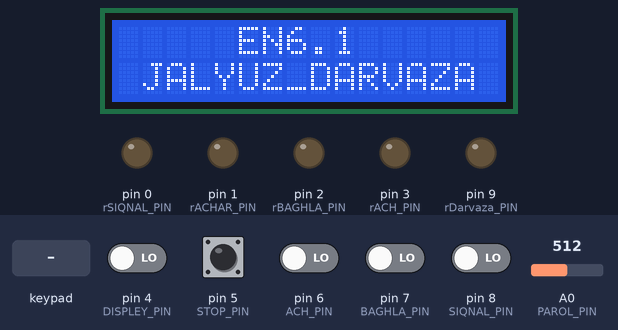
A sketch run on a simulated Arduino Uno, built with avr-gcc and run on an emulated ATmega328P. Shown: 16×2 character LCD, output pins drawn as LEDs (lit = HIGH). Inputs (shaded band) come from the test bench; at power-on: pin 4 (DISPLEY_PIN), pin 5 (STOP_PIN), pin 6 (ACH_PIN), pin 7 (BAGHLA_PIN), pin 8 (SIQNAL_PIN) LOW, A0 (PAROL_PIN) = 512.

Above: at 3.7 s.
3.8 s: keypad keys 1 0 1 1 1 2 1 3 pressed 0.4 s apart
At 8.6 s:
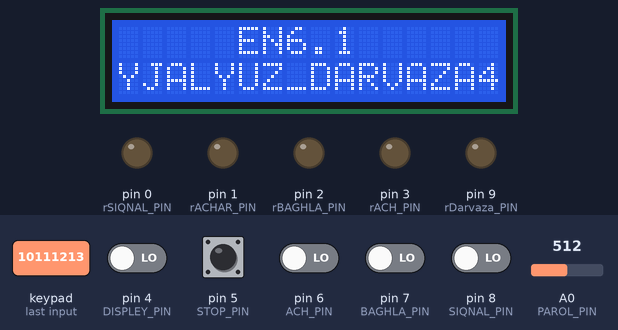
8.9 s: pin 6 (ACH_PIN) driven HIGH
At 10.7 s:
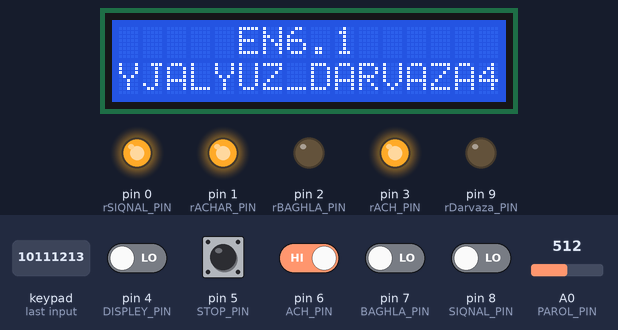
11.9 s: pin 7 (BAGHLA_PIN) driven HIGH
At 13.3 s:
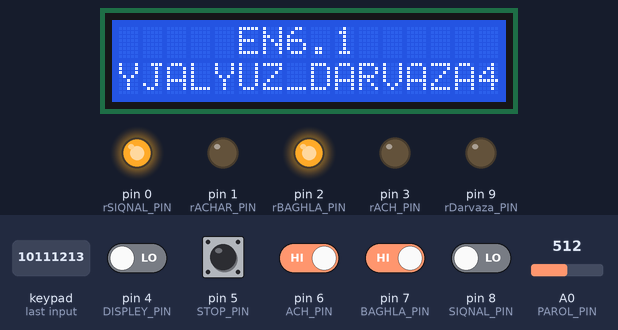
Timing chart, 0 to 14.9 s (numbered marks = the images above; inputs shaded):
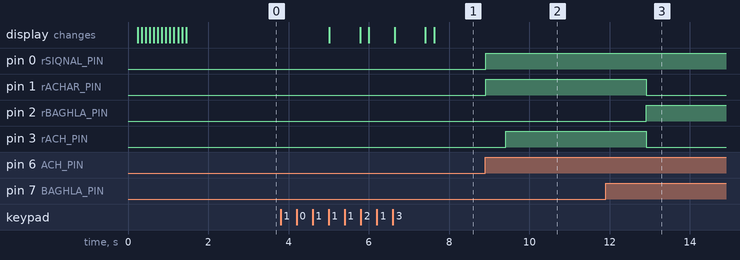

Measured:
- after the input at 3.8 s, the display: first changes after 1.2 s (image 1 shows a later state)
- after the input at 8.9 s, pin 0 (rSIQNAL_PIN), pin 1 (rACHAR_PIN): LOW → HIGH at once; pin 3 (rACH_PIN): LOW → HIGH after 0.51 s
- after the input at 11.9 s, pin 1 (rACHAR_PIN): goes on until 12.9 s, then stays LOW; pin 2 (rBAGHLA_PIN): LOW → HIGH after 1.0 s; pin 3 (rACH_PIN): HIGH → LOW after 1.0 s

The sketch:

JalDar.ino
```cpp
#include <Key.h>
#include <Keypad.h>
#include <Wire.h>
#include <LiquidCrystal_I2C.h>

LiquidCrystal_I2C lcd(0x27,16,2);  //I2C address = 0x27; LCD1602A (16 columns, 2 rows)

const int rDarvaza_PIN = 9;
const int DISPLEY_PIN = 4;
const int STOP_PIN = 5;
const int ACH_PIN = 6;
const int BAGHLA_PIN = 7;
const int SIQNAL_PIN = 8;
const int rSIQNAL_PIN = 0;
const int rACH_PIN = 3;
const int rBAGHLA_PIN = 2;
const int rACHAR_PIN = 1;
const int PAROL_PIN = A0;

#define NUM_KEYS 4                                       // количество знаков в коде
int rejim = LOW;
int evvelki_rejim;
int indiki_rejim;
int parolT = 0;

char key;
char dogru_parol[NUM_KEYS] = {'0', '0', '0', '0'};       //массив с верным кодом
char button_pressed[NUM_KEYS];                           //массив для хранения нажатых кнопок
char buffer[5]; // 4 reqemli parolu saxlamaq uchun kifayet qeder yer verilir

int k = 0;                                               // счетчик нажатий
int s = 0;                                               // счетчик совпадений нажатых кнопок с верными
const byte ROWS = 4;
const byte COLS = 3;


char keys[ROWS][COLS] = {
  {'1','2','3'},
  {'4','5','6'},
  {'7','8','9'},
  {'N','0','E'}
};

byte rowPins[ROWS] = {10, 11, 12, 13};
byte colPins[COLS] = {A1, A2, A3};

int cursorPosition = 2;                                  // Позиция курсора на дисплее

Keypad keypad = Keypad(makeKeymap(keys), rowPins, colPins, ROWS, COLS );

void girish_ekran_animasiya(){
  lcd.clear();
  lcd.setCursor(5,0);
  lcd.print("EN6.1");
  lcd.setCursor(1,1);
  String mesaj = "JALYUZ_DARVAZA";
  for (byte i = 0; i < mesaj.length(); i++){
    lcd.print(mesaj[i]);
    delay(100);
  }
  delay(1000);
  lcd.clear();
}

void girish_ekran(){
  lcd.setCursor(5,0);
  lcd.print("EN6.1");
  lcd.setCursor(1,1);
  lcd.print("JALYUZ_DARVAZA");
}

void sonra_gorunush(){                    //Displey
  // lcd.clear();
  lcd.setCursor(5,0);
  lcd.print("PAROL");
  lcd.setCursor(0,1);
  lcd.print("Y");
  lcd.setCursor(10,1);
  lcd.print("T");
  lcd.setCursor(12,1);
  lcd.print(buffer);
  delay(200);
}
void setup() {

  pinMode( PAROL_PIN, INPUT );
  pinMode( DISPLEY_PIN, INPUT );
  pinMode( STOP_PIN, INPUT );
  pinMode( BAGHLA_PIN, INPUT );
  pinMode( ACH_PIN, INPUT );
  pinMode( SIQNAL_PIN, INPUT );
  pinMode( rSIQNAL_PIN, OUTPUT);
  pinMode( rACH_PIN, OUTPUT);
  pinMode( rBAGHLA_PIN, OUTPUT);
  pinMode( rACHAR_PIN, OUTPUT);
  pinMode( rDarvaza_PIN, OUTPUT );

  digitalWrite(rSIQNAL_PIN, LOW);
  digitalWrite(rACH_PIN, LOW);
  digitalWrite(rBAGHLA_PIN, LOW);
  digitalWrite(rACHAR_PIN, LOW);
  digitalWrite(rDarvaza_PIN, LOW);              // Darvaza rele

  lcd.init();
  lcd.begin(16, 2);
  lcd.backlight();

  girish_ekran_animasiya();

}

void parol_sifirla(){
  k = 0;
  s = 0;
  lcd.clear();
  sonra_gorunush();
  cursorPosition = 2;
}

void loop() {
  evvelki_rejim = indiki_rejim;
  indiki_rejim = digitalRead(DISPLEY_PIN);

  parolT = analogRead(PAROL_PIN);                      //Displey
  parolT = map(parolT, 0, 1023, 0, 109 );      //Displey

  snprintf(buffer, sizeof(buffer), "%04d", parolT*91); // 0000 formatinda string yeri

  for (int i = 0; i < NUM_KEYS; i++)
  {
    dogru_parol[i] = buffer[i];
  }

  key = keypad.getKey();                       // спрашиваем у клавиатуры, есть нажатая кнопка?

  if (key != NO_KEY && key == 'E'){
    parol_sifirla();
  }

  if ( key != NO_KEY && key != 'E' && key != 'N')                           // если она все-таки есть
  {

    if (cursorPosition < 6) {                  // Проверка, не превышена ли длина строки на дисплее
      lcd.setCursor(cursorPosition, 1);        // Установка курсора на позицию
      lcd.print(key);                          // Отображение нажатой цифры на дисплее
      cursorPosition++;                        // Перемещение курсора вправо
    }


    button_pressed [k] = key;                //сохраняем эту кнопочку в массиве
    k = k + 1;                               // запоминаем сколько уже кнопок нажали

    if(k == NUM_KEYS)                             // если нажали нужное количество кнопок
    {
      for ( uint8_t i = 0; i < NUM_KEYS; i++)       // пройдемся по всему массиву
      {
        if (button_pressed[i] == dogru_parol[i])          // и проверим нажатые кнопки с верным кодом
        {
          s = s + 1;                                   // плюсуем счетчик совпадений
        }
      }

      if(s == NUM_KEYS )              //если у нас все кнопки совпали с кодом, то включаем реле
      {
        digitalWrite (rDarvaza_PIN, HIGH);                    // включили реле
        delay (1000);                                         // ждем 2 секунд пока горит светик зеленый и включено реле
        digitalWrite (rDarvaza_PIN, LOW);                   // гасим реле
      }

      delay(750);
      parol_sifirla();
    }
  }

  if (evvelki_rejim && !indiki_rejim){
    lcd.clear();
    rejim = !rejim;
  }
  if(rejim) {
    sonra_gorunush();
  }
  else if (!rejim) {
    girish_ekran();
  }

  if (digitalRead(STOP_PIN)){
    digitalWrite(rSIQNAL_PIN, LOW);
    digitalWrite(rACH_PIN, LOW);
    digitalWrite(rBAGHLA_PIN, LOW);
    digitalWrite(rACHAR_PIN, LOW);
  }
  if (digitalRead(ACH_PIN)){
    digitalWrite(rSIQNAL_PIN, HIGH);
    digitalWrite(rBAGHLA_PIN, LOW);
    digitalWrite(rACHAR_PIN, HIGH);
    delay(500);
    digitalWrite(rACH_PIN, HIGH);
    delay(3500);
    digitalWrite(rACHAR_PIN, LOW);
  }
  if(digitalRead(BAGHLA_PIN)){
    digitalWrite(rACH_PIN, LOW);
    digitalWrite(rACHAR_PIN, LOW);
    digitalWrite(rSIQNAL_PIN, HIGH);
    digitalWrite(rBAGHLA_PIN, HIGH);
    delay(17000);
    digitalWrite(rSIQNAL_PIN, LOW);
    digitalWrite(rBAGHLA_PIN, LOW);
  }
  if(digitalRead(SIQNAL_PIN)){
    digitalWrite(rSIQNAL_PIN, LOW);
  }
}
```
